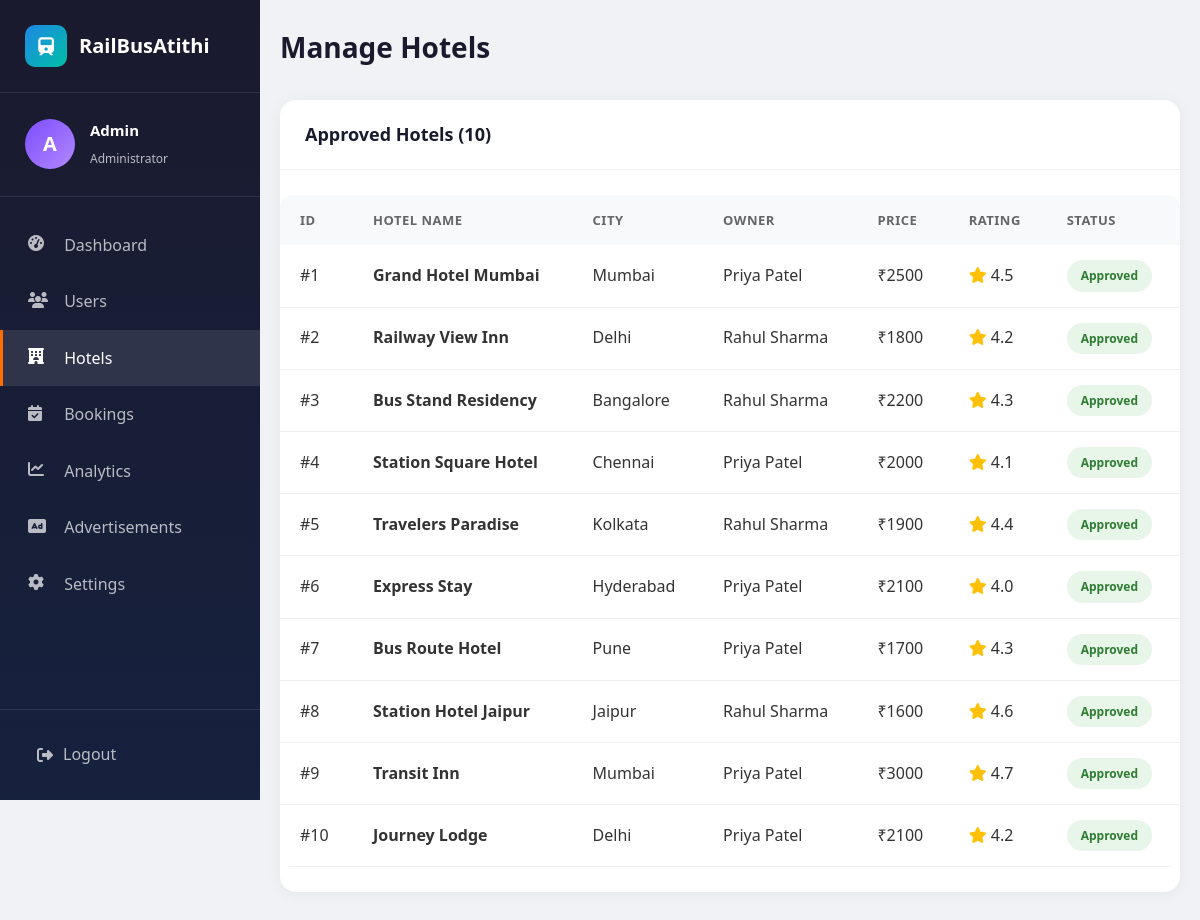
Screenshot of /admin/hotels (signed in) with the database file from the repository.
### app.py (models this page shows)
class User(db.Model):
    id = db.Column(db.Integer, primary_key=True)
    name = db.Column(db.String(100), nullable=False)
    email = db.Column(db.String(120), unique=True, nullable=False)
    password = db.Column(db.String(200), nullable=False)
    role = db.Column(db.String(20), nullable=False)  # passenger, hotel_owner, admin
    phone = db.Column(db.String(20))
    city = db.Column(db.String(100))
    location = db.Column(db.String(200))
    created_at = db.Column(db.DateTime, default=datetime.utcnow)
    reset_token = db.Column(db.String(200), nullable=True)
    bookings = db.relationship('Booking', backref='user', lazy=True)
    hotels = db.relationship('Hotel', backref='owner', lazy=True)

class Hotel(db.Model):
    id = db.Column(db.Integer, primary_key=True)
    name = db.Column(db.String(200), nullable=False)
    description = db.Column(db.Text)
    location = db.Column(db.String(200), nullable=False)
    city = db.Column(db.String(100), nullable=False)
    near_station = db.Column(db.String(100))  # Nearest railway station
    near_bus_stop = db.Column(db.String(100))  # Nearest bus stop
    distance_station = db.Column(db.Float, default=1.0)  # Distance in km
    distance_bus = db.Column(db.Float, default=1.0)  # Distance in km
    price = db.Column(db.Integer, nullable=False)
    rating = db.Column(db.Float, default=4.0)
    review_count = db.Column(db.Integer, default=0)
    total_rooms = db.Column(db.Integer, default=10)
    available_rooms = db.Column(db.Integer, default=10)
    amenities = db.Column(db.String(500))  # JSON string of amenities
    photos = db.Column(db.String(500))  # Comma-separated photo paths
    owner_id = db.Column(db.Integer, db.ForeignKey('user.id'), nullable=False)
    approved = db.Column(db.Boolean, default=False)
    created_at = db.Column(db.DateTime, default=datetime.utcnow)
    bookings = db.relationship('Booking', backref='hotel', lazy=True)

### app.py (the view)
@app.route('/admin/hotels')
def manage_hotels():
    if session.get('user_role') != 'admin':
        return redirect(url_for('login'))
    user = User.query.get(session['user_id'])
    pending_hotels = Hotel.query.filter_by(approved=False).all()
    approved_hotels = Hotel.query.filter_by(approved=True).all()
    return render_template('admin_hotels.html',
                         pending_hotels=pending_hotels,
                         approved_hotels=approved_hotels,
                         user=user)

### templates/admin_hotels.html (shortened to what this page needs)
<!DOCTYPE html>
<html lang="en">
<head>
    <link rel="stylesheet" href="{{ url_for('static', filename='css/style.css') }}">
    <link rel="stylesheet" href="{{ url_for('static', filename='css/dashboard.css') }}">
    <link rel="stylesheet" href="https://cdnjs.cloudflare.com/ajax/libs/font-awesome/6.4.0/css/all.min.css">
</head>
<body class="dashboard-body">
    <div class="dashboard-wrapper">
        <aside class="sidebar">
            <div class="sidebar-header">
                <a href="/" class="sidebar-logo">
                    <div class="sidebar-logo-icon"><i class="fas fa-train"></i></div>
                    RailBusAtithi
                </a>
            </div>
            <div class="sidebar-user">
                <div class="user-avatar" style="background: linear-gradient(135deg, #7C4DFF 0%, #B388FF 100%);">{{ user.name[0] }}</div>
                <div class="user-info"><h4>{{ user.name }}</h4><span>Administrator</span></div>
            </div>
            <nav class="sidebar-menu">
                <a href="{{ url_for('admin_dashboard') }}" class="menu-item">
                    <i class="fas fa-tachometer-alt"></i>
                    <span>Dashboard</span>
                </a>
                <a href="{{ url_for('manage_users') }}" class="menu-item">
                    <i class="fas fa-users"></i>
                    <span>Users</span>
                </a>
                <a href="{{ url_for('manage_hotels') }}" class="menu-item active">
                    <i class="fas fa-hotel"></i>
                    <span>Hotels</span>
                </a>
                <a href="{{ url_for('manage_bookings') }}" class="menu-item">
                    <i class="fas fa-calendar-check"></i>
                    <span>Bookings</span>
                </a>
                <a href="{{ url_for('analytics') }}" class="menu-item">
                    <i class="fas fa-chart-line"></i>
                    <span>Analytics</span>
                </a>
                <a href="{{ url_for('admin_ads') }}" class="menu-item">
                    <i class="fas fa-ad"></i>
                    <span>Advertisements</span>
                </a>
                <a href="{{ url_for('admin_settings') }}" class="menu-item">
                    <i class="fas fa-cog"></i>
                    <span>Settings</span>
                </a>
            </nav>
            <div class="sidebar-footer">
                <a href="{{ url_for('logout') }}" class="logout-btn">
                    <i class="fas fa-sign-out-alt"></i>
                    <span>Logout</span>
                </a>
            </div>
        </aside>
        <main class="main-content">
            <div class="dashboard-header">
                <h1 class="page-title">Manage Hotels</h1>
            </div>
            <div class="card">
                <div class="card-header">
                    <h3 class="card-title">Approved Hotels ({{ approved_hotels|length }})</h3>
                </div>
                <div class="card-body">
                    {% if approved_hotels %}
                    <div class="table-container">
                        <table>
                            <thead>
                                <tr>
                                    <th>ID</th>
                                    <th>Hotel Name</th>
                                    <th>City</th>
                                    <th>Owner</th>
                                    <th>Price</th>
                                    <th>Rating</th>
                                    <th>Status</th>
                                </tr>
                            </thead>
                            <tbody>
                                {% for hotel in approved_hotels %}
                                <tr>
                                    <td>#{{ hotel.id }}</td>
                                    <td><strong>{{ hotel.name }}</strong></td>
                                    <td>{{ hotel.city }}</td>
                                    <td>{{ hotel.owner.name }}</td>
                                    <td>₹{{ hotel.price }}</td>
                                    <td>
                                        <span style="color: #FFC107;"><i class="fas fa-star"></i></span> {{ hotel.rating }}
                                    </td>
                                    <td>
                                        <span class="status-badge confirmed">Approved</span>
                                    </td>
                                </tr>
                                {% endfor %}
                            </tbody>
                        </table>
                    </div>
                    {% else %}
                    <div class="empty-state">
                        <div class="empty-icon">🏨</div>
                        <h3 class="empty-title">No Approved Hotels</h3>
                    </div>
                    {% endif %}
                </div>
            </div>
        </main>
    </div>
</body>
</html>

### static/css/style.css (style rules this page uses)
:root { --primary: #1E88E5; --primary-dark: #1565C0; --primary-light: #42A5F5; --secondary: #FF6D00; --secondary-dark: #E65100; --accent: #00BFA5; --accent-dark: #00897B; --background: #F5F7FA; --white: #FFFFFF; --text-dark: #333333; --text-light: #666666; --text-muted: #999999; --border: #E0E0E0; --shadow: 0 4px 20px rgba(0, 0, 0, 0.1); --shadow-hover: 0 8px 30px rgba(0, 0, 0, 0.15); --gradient-primary: linear-gradient(135deg, #1E88E5 0%, #1565C0 100%); --gradient-secondary: linear-gradient(135deg, #FF6D00 0%, #E65100 100%); --gradient-hero: linear-gradient(135deg, rgba(30, 136, 229, 0.9) 0%, rgba(21, 101, 192, 0.8) 100%); --border-radius: 12px; --border-radius-sm: 8px; --transition: all 0.3s ease; }
* { margin: 0; padding: 0; box-sizing: border-box; }
body { font-family: 'Segoe UI', Tahoma, Geneva, Verdana, sans-serif; background-color: var(--background); color: var(--text-dark); line-height: 1.6; overflow-x: hidden; }
a { text-decoration: none; color: inherit; transition: var(--transition); }

### rows the page displays
User: name "A", name "Admin"
Hotel: id "1", name "Grand Hotel Mumbai", city "Mumbai", owner.name "Priya Patel", price "2500", rating "4.5"
Hotel: id "2", name "Railway View Inn", city "Delhi", owner.name "Rahul Sharma", price "1800", rating "4.2"
Hotel: id "3", name "Bus Stand Residency", city "Bangalore", owner.name "Rahul Sharma", price "2200", rating "4.3"
Hotel: id "4", name "Station Square Hotel", city "Chennai", owner.name "Priya Patel", price "2000", rating "4.1"
Hotel: id "5", name "Travelers Paradise", city "Kolkata", owner.name "Rahul Sharma", price "1900", rating "4.4"
Hotel: id "6", name "Express Stay", city "Hyderabad", owner.name "Priya Patel", price "2100", rating "4.0"
Hotel: id "7", name "Bus Route Hotel", city "Pune", owner.name "Priya Patel", price "1700", rating "4.3"
Hotel: id "8", name "Station Hotel Jaipur", city "Jaipur", owner.name "Rahul Sharma", price "1600", rating "4.6"
Hotel: id "9", name "Transit Inn", city "Mumbai", owner.name "Priya Patel", price "3000", rating "4.7"
Hotel: id "10", name "Journey Lodge", city "Delhi", owner.name "Priya Patel", price "2100", rating "4.2"

### other values shown
{{ approved_hotels|length }} "10"
